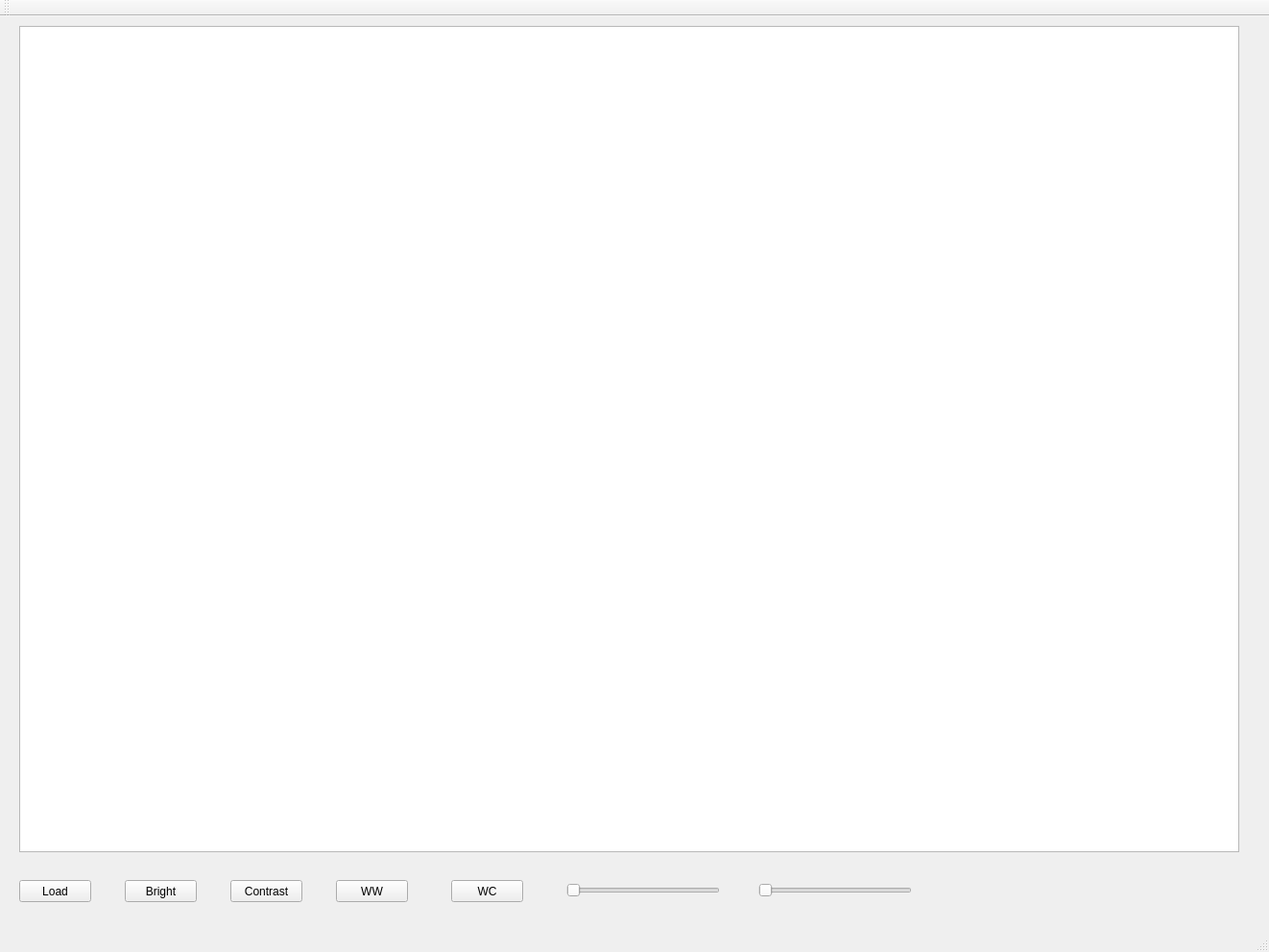
<?xml version="1.0" encoding="UTF-8"?>
<ui version="4.0">
 <class>MainWindow</class>
 <widget class="QMainWindow" name="MainWindow">
  <property name="geometry">
   <rect>
    <x>0</x>
    <y>0</y>
    <width>1322</width>
    <height>992</height>
   </rect>
  </property>
  <property name="windowTitle">
   <string>MainWindow</string>
  </property>
  <widget class="QWidget" name="centralWidget">
   <widget class="QGraphicsView" name="graphicsView">
    <property name="geometry">
     <rect>
      <x>20</x>
      <y>10</y>
      <width>1271</width>
      <height>861</height>
     </rect>
    </property>
   </widget>
   <widget class="QPushButton" name="Load_Image">
    <property name="geometry">
     <rect>
      <x>20</x>
      <y>900</y>
      <width>75</width>
      <height>23</height>
     </rect>
    </property>
    <property name="text">
     <string>Load</string>
    </property>
   </widget>
   <widget class="QPushButton" name="Brightness">
    <property name="geometry">
     <rect>
      <x>130</x>
      <y>900</y>
      <width>75</width>
      <height>23</height>
     </rect>
    </property>
    <property name="text">
     <string>Bright</string>
    </property>
   </widget>
   <widget class="QPushButton" name="Contrast">
    <property name="geometry">
     <rect>
      <x>240</x>
      <y>900</y>
      <width>75</width>
      <height>23</height>
     </rect>
    </property>
    <property name="text">
     <string>Contrast</string>
    </property>
   </widget>
   <widget class="QPushButton" name="Window_width">
    <property name="geometry">
     <rect>
      <x>350</x>
      <y>900</y>
      <width>75</width>
      <height>23</height>
     </rect>
    </property>
    <property name="text">
     <string>WW</string>
    </property>
   </widget>
   <widget class="QPushButton" name="Window_center">
    <property name="geometry">
     <rect>
      <x>470</x>
      <y>900</y>
      <width>75</width>
      <height>23</height>
     </rect>
    </property>
    <property name="text">
     <string>WC</string>
    </property>
   </widget>
   <widget class="QSlider" name="brightness">
    <property name="geometry">
     <rect>
      <x>590</x>
      <y>900</y>
      <width>160</width>
      <height>22</height>
     </rect>
    </property>
    <property name="orientation">
     <enum>Qt::Horizontal</enum>
    </property>
   </widget>
   <widget class="QSlider" name="horizontalSlider_2">
    <property name="geometry">
     <rect>
      <x>790</x>
      <y>900</y>
      <width>160</width>
      <height>22</height>
     </rect>
    </property>
    <property name="orientation">
     <enum>Qt::Horizontal</enum>
    </property>
   </widget>
  </widget>
  <widget class="QMenuBar" name="menuBar">
   <property name="geometry">
    <rect>
     <x>0</x>
     <y>0</y>
     <width>1322</width>
     <height>21</height>
    </rect>
   </property>
  </widget>
  <widget class="QToolBar" name="mainToolBar">
   <attribute name="toolBarArea">
    <enum>TopToolBarArea</enum>
   </attribute>
   <attribute name="toolBarBreak">
    <bool>false</bool>
   </attribute>
  </widget>
  <widget class="QStatusBar" name="statusBar"/>
 </widget>
 <layoutdefault spacing="6" margin="11"/>
 <resources/>
 <connections/>
</ui>
